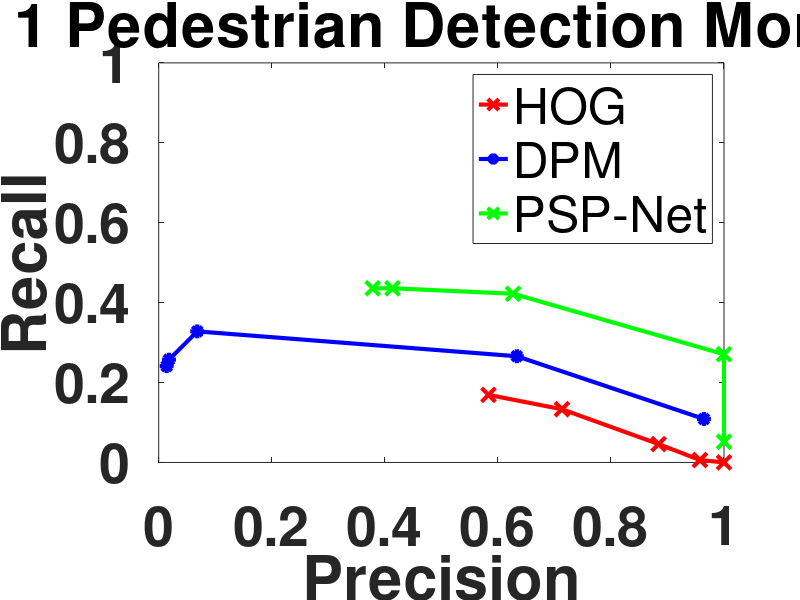
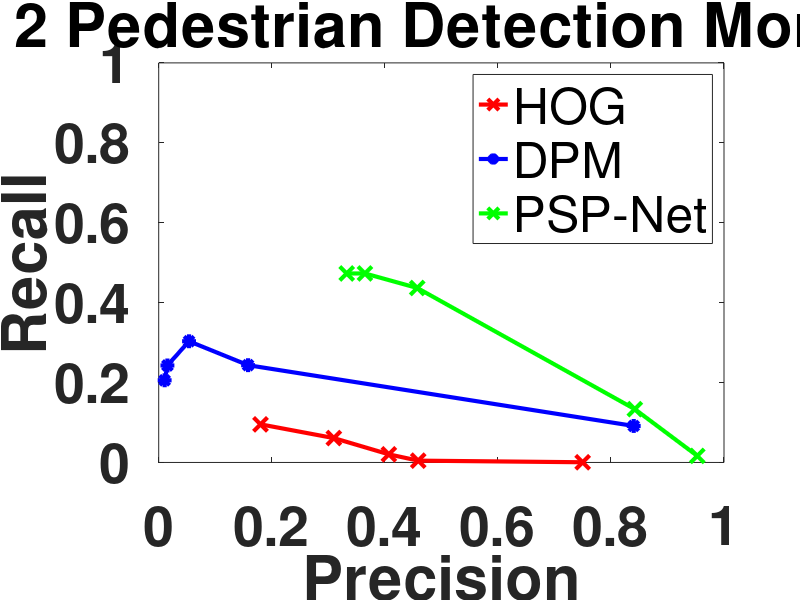
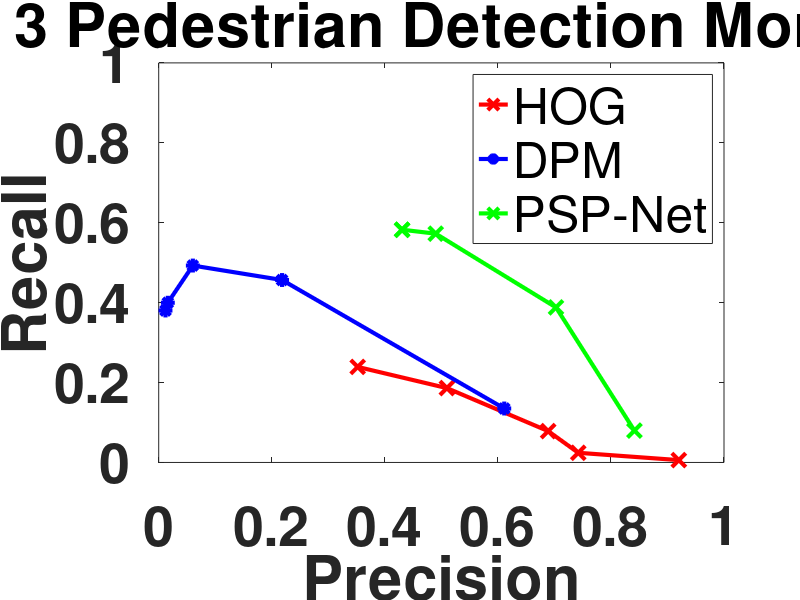

These figures' MATLAB source, in order:
clc;
clear all;
close all;


%% Pedestrian Detection Mono Camera

% Camera 1
HOGPrecision1 = [0.58341 0.71336 0.884319 0.957447 1];
HOGRecall1 = [0.16909 0.1332 0.0459463 0.0060104 0.00013356];

DPMPrecision1 = [0.0140929 0.0182355 0.0681893 0.633588 0.964497];
DPMRecall1 = [0.241007 0.257361 0.328032 0.265777 0.108855];

PSPPrecision1 = [0.378523 0.413583 0.626809 1 1 ];
PSPRecall1 = [0.435956 0.435956 0.422198 0.270736 0.0519567];

figure1 = figure();
axes1 = axes('Parent',figure1);
plot(HOGPrecision1, HOGRecall1, '-rx', 'MarkerSize', 10, 'LineWidth', 3)
hold on;
plot(DPMPrecision1, DPMRecall1, '-b*', 'MarkerSize', 10, 'LineWidth', 3)
plot(PSPPrecision1, PSPRecall1, '-gx', 'MarkerSize', 10, 'LineWidth', 3)
xlim([0 1]);ylim([0 1]);
xlabel('Precision','FontWeight','bold');
ylabel('Recall','FontWeight','bold');
legend('HOG', 'DPM', 'PSP-Net')
title('Camera 1 Pedestrian Detection Mono Camera')
set(axes1,'FontSize', 40,'FontWeight','bold');

% Camera 2
HOGPrecision2 = [0.18009 0.30972 0.407166 0.459016 0.75];
HOGRecall2 = [0.09540 0.0610 0.0202823 0.0045432 0.00048677];

DPMPrecision2 = [0.0105133 0.0154302 0.0536681 0.158117 0.840299];
DPMRecall2 = [0.205613 0.242754 0.303318 0.243432 0.091351];

PSPPrecision2 = [0.332649 0.364877 0.45742 0.842213 0.95283];
PSPRecall2 = [0.472984 0.472984 0.436638 0.133377 0.0163881];

figure2 = figure();
axes2 = axes('Parent',figure2);
plot(HOGPrecision2, HOGRecall2, '-rx', 'MarkerSize', 10, 'LineWidth', 3)
hold on;
plot(DPMPrecision2, DPMRecall2, '-b*', 'MarkerSize', 10, 'LineWidth', 3)
plot(PSPPrecision2, PSPRecall2, '-gx', 'MarkerSize', 10, 'LineWidth', 3)
xlim([0 1]);ylim([0 1]);
xlabel('Precision','FontWeight','bold');
ylabel('Recall','FontWeight','bold');
legend('HOG', 'DPM', 'PSP-Net')
title('Camera 2 Pedestrian Detection Mono Camera')
set(axes2,'FontSize', 40,'FontWeight','bold');

% Camera 3
HOGPrecision3 = [0.35194 0.50976 0.689038 0.742188  0.92];
HOGRecall3 = [0.23911 0.1861 0.0784114 0.0241853 0.00585987];

DPMPrecision3 = [0.0120268 0.0161443 0.0603696 0.218275 0.611303];
DPMRecall3 = [0.38032 0.399751 0.492798 0.456605 0.135032];

PSPPrecision3 = [0.430561 0.43056 0.490085 0.702815 0.841523];
PSPRecall3 = [0.582485 0.582485  0.572556 0.388025 0.0796843];

figure3 = figure();
axes3 = axes('Parent',figure3);
plot(HOGPrecision3, HOGRecall3, '-rx', 'MarkerSize', 10, 'LineWidth', 3)
hold on;
plot(DPMPrecision3, DPMRecall3, '-b*', 'MarkerSize', 10, 'LineWidth', 3)
plot(PSPPrecision3, PSPRecall3, '-gx', 'MarkerSize', 10, 'LineWidth', 3)
xlim([0 1]);ylim([0 1]);
xlabel('Precision','FontWeight','bold');
ylabel('Recall','FontWeight','bold');
legend('HOG', 'DPM', 'PSP-Net')
title('Camera 3 Pedestrian Detection Mono Camera')
set(axes3,'FontSize', 40,'FontWeight','bold');
